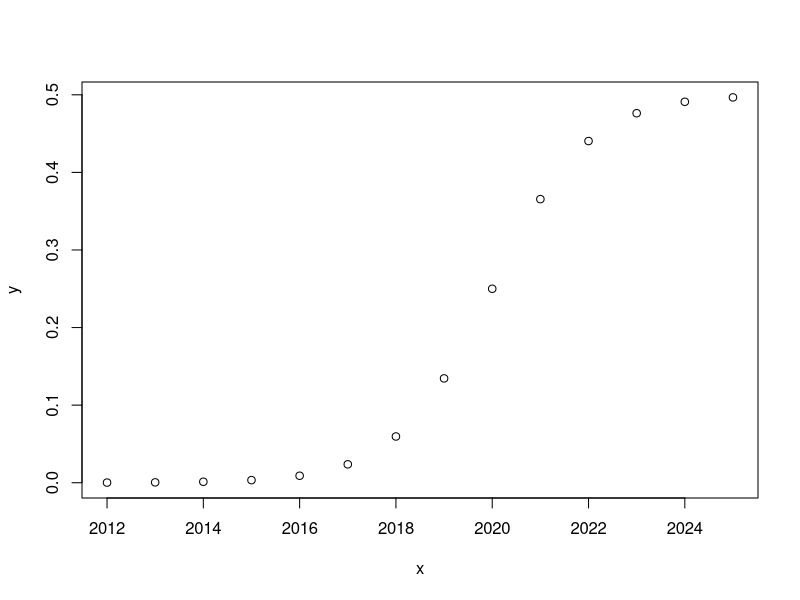

Here is the R script that generated this plot:
x <- c(2012:2025)

b <- 2020

inv_logit <- function(x) {
  return(0.5 / (1 + exp(- (x - b))))
}

y <- inv_logit(x)

plot(y ~ x)